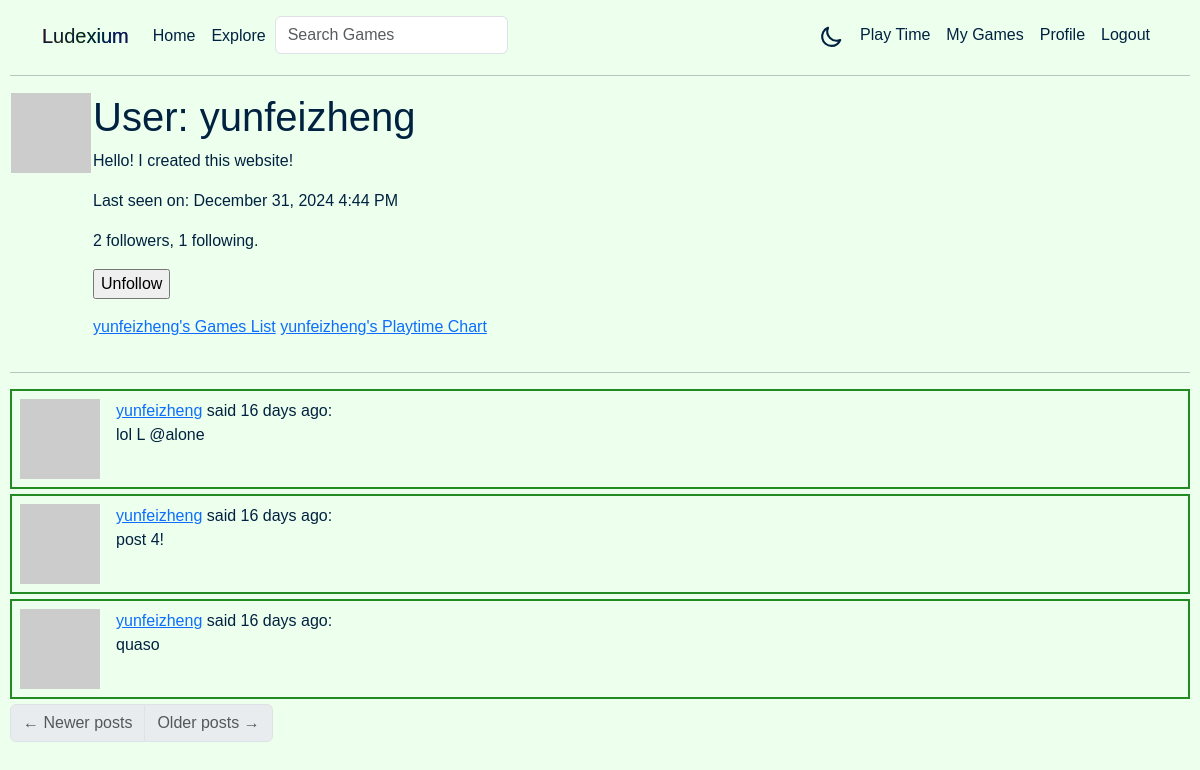
Page /user/yunfeizheng (signed in) on the committed database.
### app/models.py (models this page shows, shortened)
class User(UserMixin, db.Model):
    id: so.Mapped[int] = so.mapped_column(primary_key=True)
    username: so.Mapped[str] = so.mapped_column(sa.String(64), index=True, unique=True)
    email: so.Mapped[str] = so.mapped_column(sa.String(120), index=True, unique=True)
    password_hash: so.Mapped[Optional[str]] = so.mapped_column(sa.String(256))
    about_me: so.Mapped[Optional[str]] = so.mapped_column(sa.String(140))
    last_seen: so.Mapped[Optional[datetime]] = so.mapped_column(default=lambda: datetime.now(timezone.utc))
    played_games: so.WriteOnlyMapped[Play] = so.relationship('Play', back_populates='user', lazy='dynamic')
    posts: so.WriteOnlyMapped['Post'] = so.relationship(back_populates='author')
    following: so.WriteOnlyMapped['User'] = so.relationship(
        secondary=followers, primaryjoin=(followers.c.follower_id == id),
        secondaryjoin=(followers.c.followed_id == id),
        back_populates='followers')
    followers: so.WriteOnlyMapped['User'] = so.relationship(
        secondary=followers, primaryjoin=(followers.c.followed_id == id),
        secondaryjoin=(followers.c.follower_id == id),
        back_populates='following')
    def avatar(self, size):
        digest = md5(self.email.lower().encode('utf-8')).hexdigest()
        return f'https://www.gravatar.com/avatar/{digest}?d=identicon&s={size}'
    def is_following(self, user):
        query = self.following.select().where(User.id == user.id)
        return db.session.scalar(query) is not None
    def followers_count(self):
        query = sa.select(sa.func.count()).select_from(
            self.followers.select().subquery())
        return db.session.scalar(query)
    def following_count(self):
        query = sa.select(sa.func.count()).select_from(
            self.following.select().subquery())
        return db.session.scalar(query)

class Post(db.Model):
    id: so.Mapped[int] = so.mapped_column(primary_key=True)
    body: so.Mapped[str] = so.mapped_column(sa.String(140))
    timestamp: so.Mapped[datetime] = so.mapped_column(index=True, default=lambda: datetime.now(timezone.utc))
    user_id: so.Mapped[int] = so.mapped_column(sa.ForeignKey(User.id), index=True)
    author: so.Mapped[User] = so.relationship(back_populates='posts')

### app/routes.py (the view)
@app.route('/user/<username>')
@login_required
def user(username):
    user = db.first_or_404(sa.select(User).where(User.username == username))
    page = request.args.get('page', 1, type=int)
    query = user.posts.select().order_by(Post.timestamp.desc())
    posts = db.paginate(query, page=page,
                        per_page=app.config['POSTS_PER_PAGE'],
                        error_out=False)
    next_url = url_for('user', username=user.username, page=posts.next_num) if posts.has_next else None
    prev_url = url_for('user', username=user.username, page=posts.prev_num) if posts.has_prev else None
    form = EmptyForm()
    return render_template('user.html', title=f'{user.username} on Ludexium', user=user, posts=posts.items,
                           next_url=next_url, prev_url=prev_url, form=form)

### app/forms.py
class SearchForm(FlaskForm):
    q = StringField('Search Games', validators=[DataRequired()])
    def __init__(self, *args, **kwargs):
        if 'formdata' not in kwargs:
            kwargs['formdata'] = request.args
        if 'meta' not in kwargs:
            kwargs['meta'] = {'csrf': False}
        super(SearchForm, self).__init__(*args, **kwargs)

class EmptyForm(FlaskForm):
    submit = SubmitField('Submit')

### app/models.py (called while the page is built)
@login.user_loader
def load_user(id):
    return db.session.get(User, int(id))

### app/routes.py (called while the page is built)
@app.before_request
def before_request():
    if current_user.is_authenticated:
        current_user.last_seen = datetime.now(timezone.utc)
        g.search_form = SearchForm()
        db.session.commit()

### app/templates/user.html (shortened to what this page needs)
{% extends "base.html" %}
{% block content %}
    <table>
        <tr valign="top">
            <td><img src="{{ user.avatar(128) }}"></td>
            <td>
                <h1>User: {{ user.username }}</h1>
                {% if user.about_me %}<p>{{ user.about_me }}</p>{% endif %}
                {% if user.last_seen %}
                <p>Last seen on: {{ moment(user.last_seen).format('LLL') }}</p>
                {% endif %}
                <p>{{ user.followers_count() }} followers, {{ user.following_count() }} following.</p>
                {% if user == current_user %}
                <p><a href="{{ url_for('edit_profile') }}">Edit your profile</a></p>
                {% else %}
                <p>
                    <form action="{{ url_for('unfollow', username=user.username) }}" method="post">
                        {{ form.submit(value='Unfollow') }}
                    </form>
                </p>
                {% endif %}
                <p>
                    <a href="{{ url_for('my_games', username=user.username) }}">
                        {{ user.username }}'s Games List
                    </a>
                    <a href="{{ url_for('playtime', username=user.username) }}">
                        {{ user.username }}'s Playtime Chart
                    </a>
                </p>
            </td>
        </tr>
    </table>
    <hr>
    {% for post in posts %}
        {% include '_post.html' %}
    {% endfor %}
    <nav aria-label="Post navigation">
        <ul class="pagination">
            <li class="page-item{% if not prev_url %} disabled{% endif %}">
                <a class="page-link" href="{{ prev_url }}">
                    <span aria-hidden="true">&larr;</span> Newer posts
                </a>
            </li>
            <li class="page-item{% if not next_url %} disabled{% endif %}">
                <a class="page-link" href="{{ next_url }}">
                    Older posts <span aria-hidden="true">&rarr;</span>
                </a>
            </li>
        </ul>
    </nav>
{% endblock %}

### app/templates/_post.html
<div class="post-table">
<table class="table table-hover">
    <tr>
        <td width="70px">
            <a href="{{ url_for('user', username=post.author.username) }}">
                <img src="{{ post.author.avatar(70) }}" />
            </a>
        </td>
        <td>
            <a href="{{ url_for('user', username=post.author.username) }}">
                {{ post.author.username }}
            </a>
            said {{ moment(post.timestamp).fromNow() }}:
            <br>
            {{ post.body }}
        </td>
    </tr>
</table>
</div>

### app/static/style.css (style rules this page uses)
:root { --text-dark: #002240; --text-light: #ffffff; --background-color: #edffed; --hover-color: green; --border: 2px solid forestgreen; }
html { font-size: 10px; }
@media screen and (min-width: 60em) { html { font-size: 13px; } }
@media screen and (min-width: 75em) { html { font-size: 16px; } }
body { font-family: 'Lucida Sans', 'Lucida Sans Regular', 'Lucida Grande', 'Lucida Sans Unicode', Geneva, Verdana, sans-serif; color: var(--text-dark); background-color: var(--background-color); padding-left: 10px; padding-right: 10px; }
a { display: inline-block; }
.game-table table, .post-table table { border: var(--border); margin-top: 5px; margin-bottom: 5px; }
td { color: var(--text-dark) !important; background-color: var(--background-color) !important; }

### rows in the picture
User: username "yunfeizheng", about_me "Hello! I created this website!", last_seen "December 31, 2024 4:44 PM"
Post: author.username "yunfeizheng", timestamp "16 days ago", body "lol L @alone"
Post: author.username "yunfeizheng", timestamp "16 days ago", body "post 4!"
Post: author.username "yunfeizheng", timestamp "16 days ago", body "quaso"

### other values in the picture
{{ user.followers_count() }} "2"
{{ user.following_count() }} "1"
